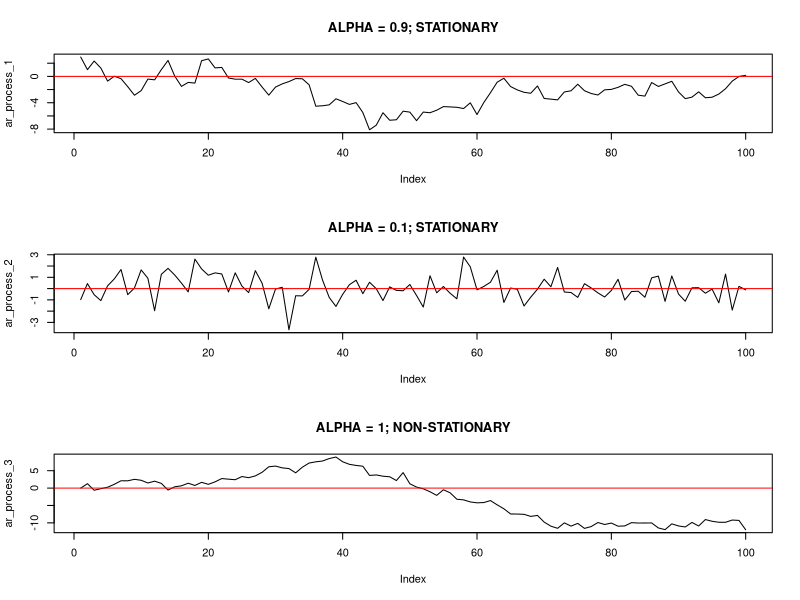
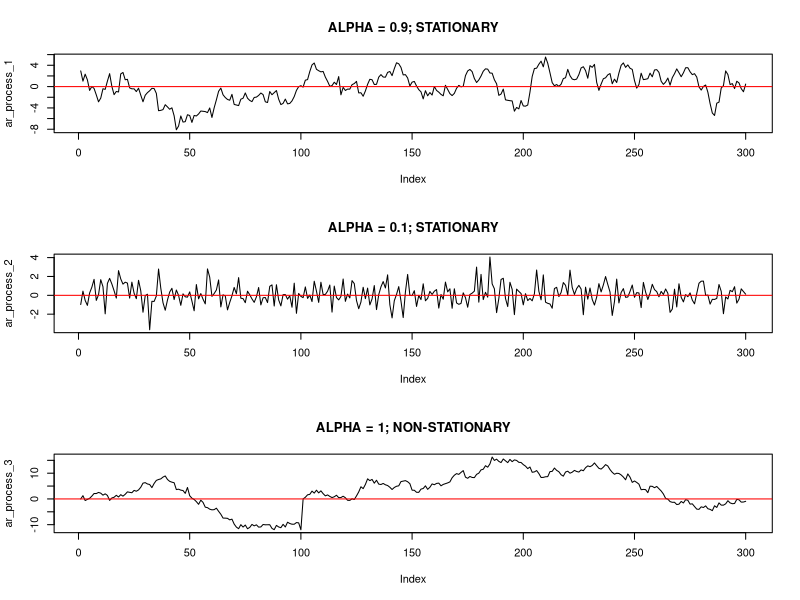
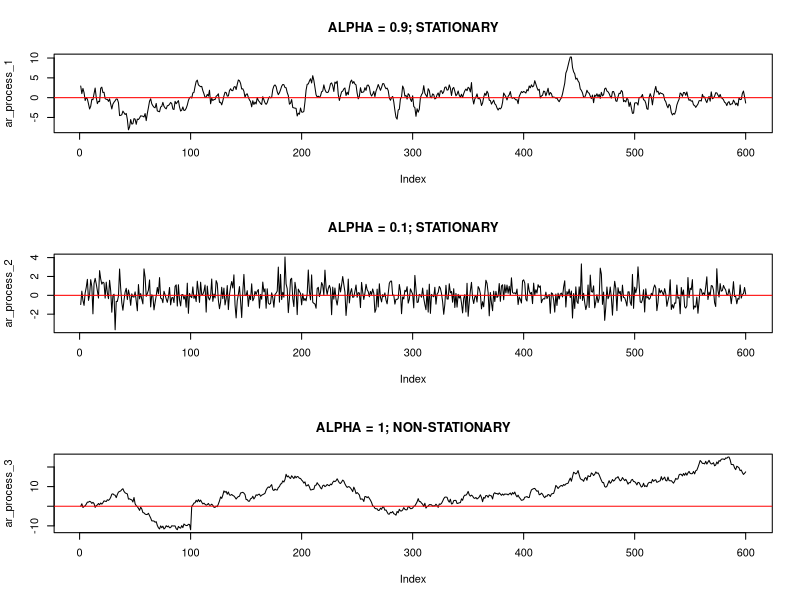
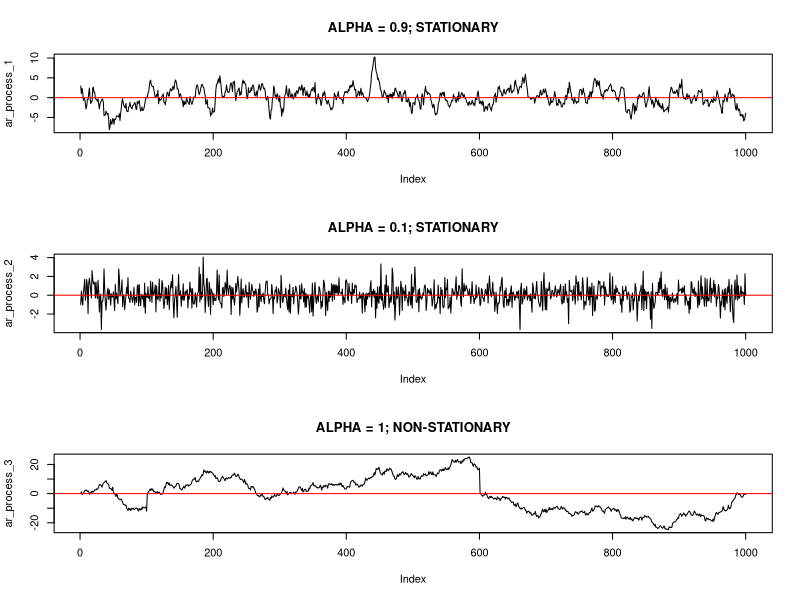
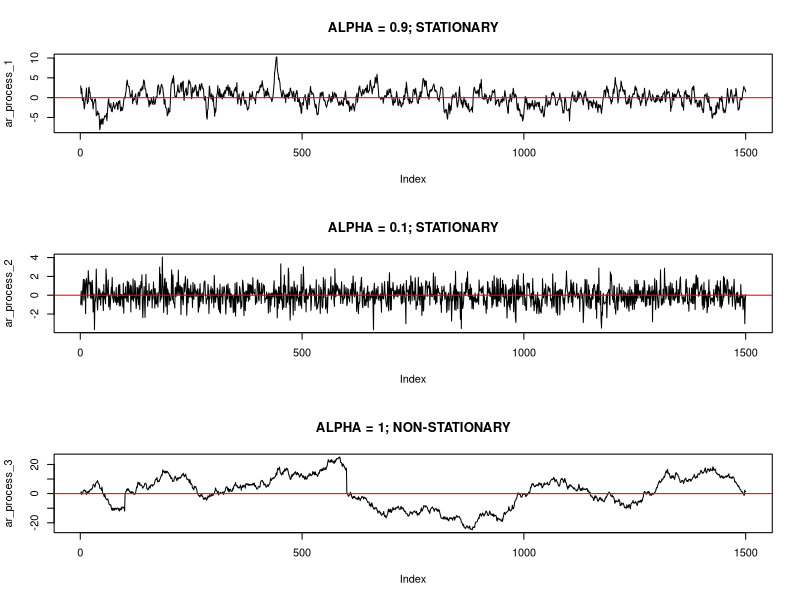
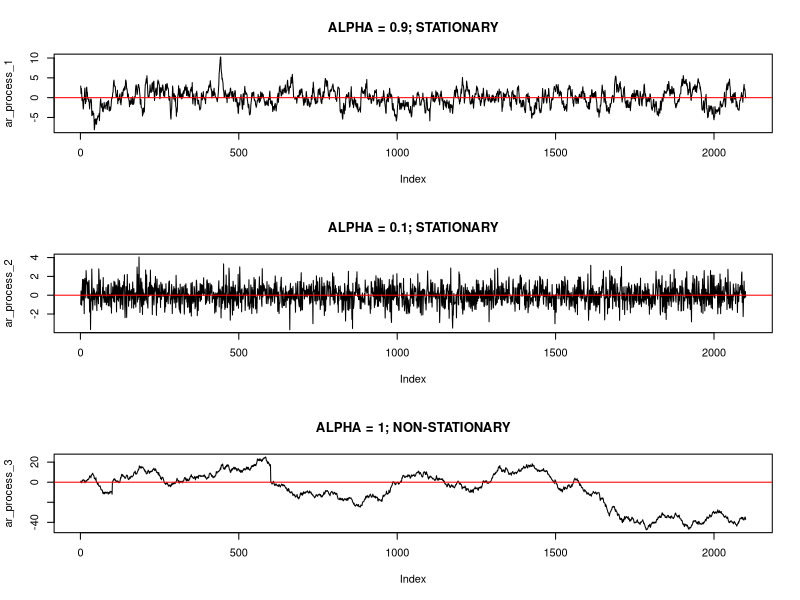
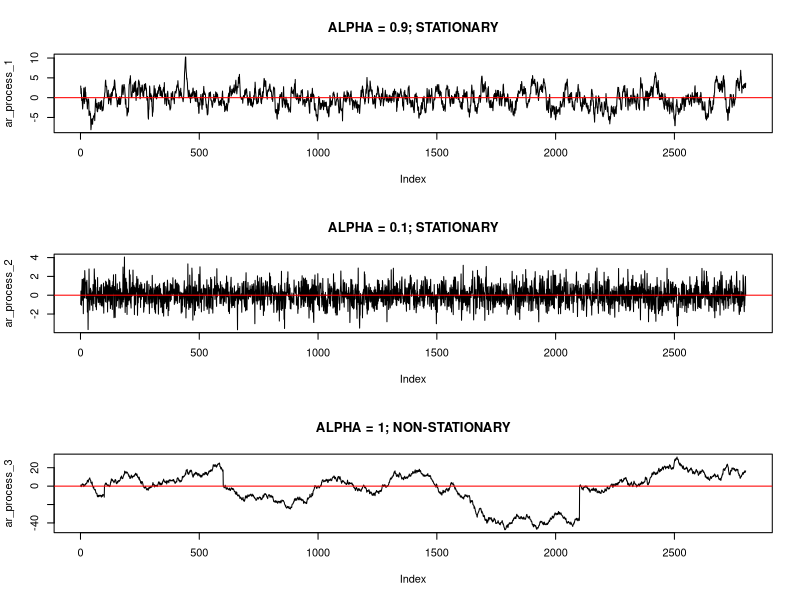
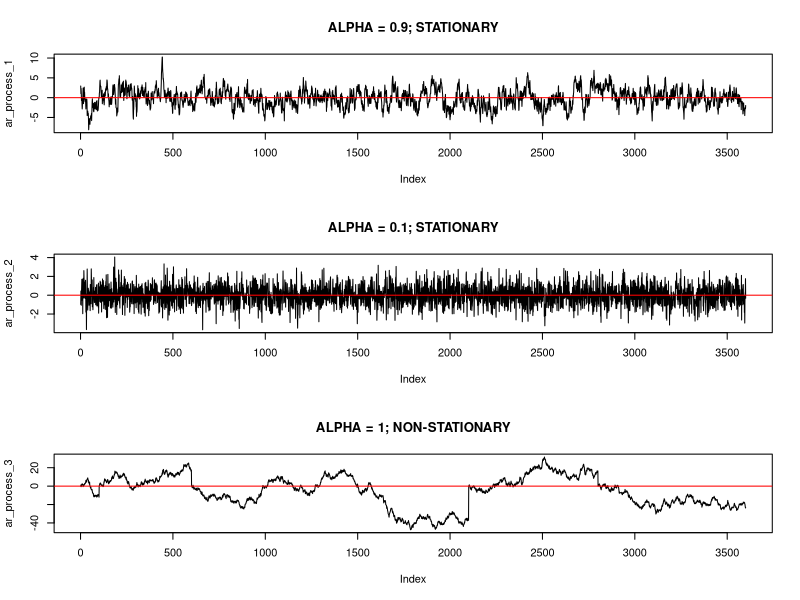

Here is the R script that generated these plots, in order: (Note: a time limit stopped this script after it produced the figures.)

ar_process_1=c()
ar_process_2=c()
ar_process_3=c()

par(mfrow=c(3,1))
for (i in seq(100,5000,by=100)) {
  n=i
  new_process_1 <- arima.sim(list(order = c(1, 0, 0), ar = 0.9), n = n, sd = 1)
  ar_process_1=c(ar_process_1,new_process_1)

  
  n=i
  new_process_2 <- arima.sim(list(order = c(1, 0, 0), ar = 0.1), n = n, sd = 1)
  ar_process_2=c(ar_process_2,new_process_2)

  
  n=i
  x=numeric(n)
  for(i in 2:length(x)){
    x[i] <- 1 * x[i - 1] + rnorm(1)
  }
  new_process_3=x
  ar_process_3=c(ar_process_3,new_process_3)
  
  Sys.sleep(1)
  print(plot(ar_process_1,type="l",main = "ALPHA = 0.9; STATIONARY"))
  print(abline(h=0,col="red"))
  print(plot(ar_process_2,type="l",main = "ALPHA = 0.1; STATIONARY"))
  print(abline(h=0,col="red"))
  print(plot(ar_process_3,type="l",main = "ALPHA = 1; NON-STATIONARY"))
  print(abline(h=0,col="red"))
  Sys.sleep(3)
  dev.off()
  par(mfrow=c(3,1))
  
}
